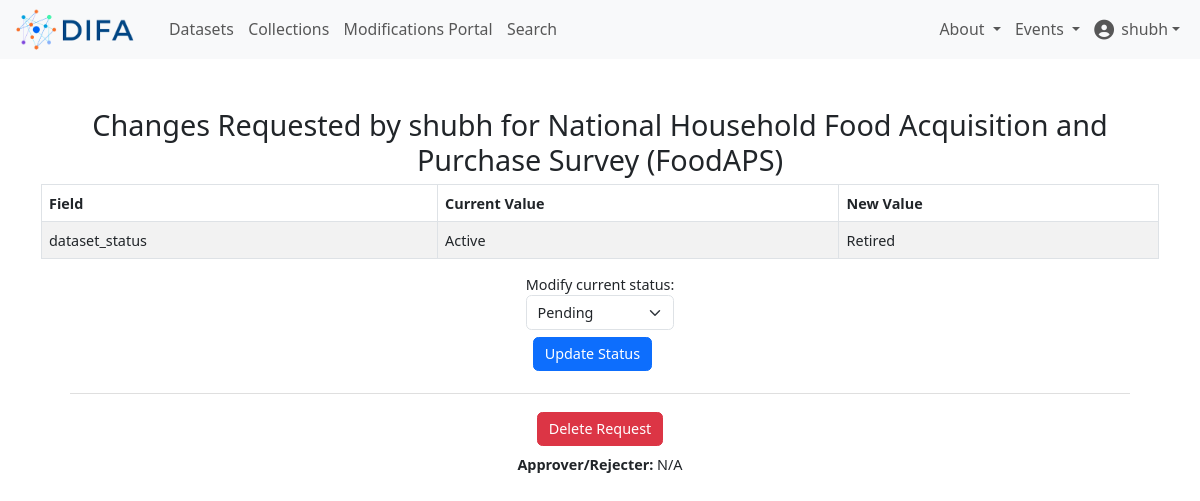
The app's page /modification_requests/view_changes/8/ (signed in), older data.
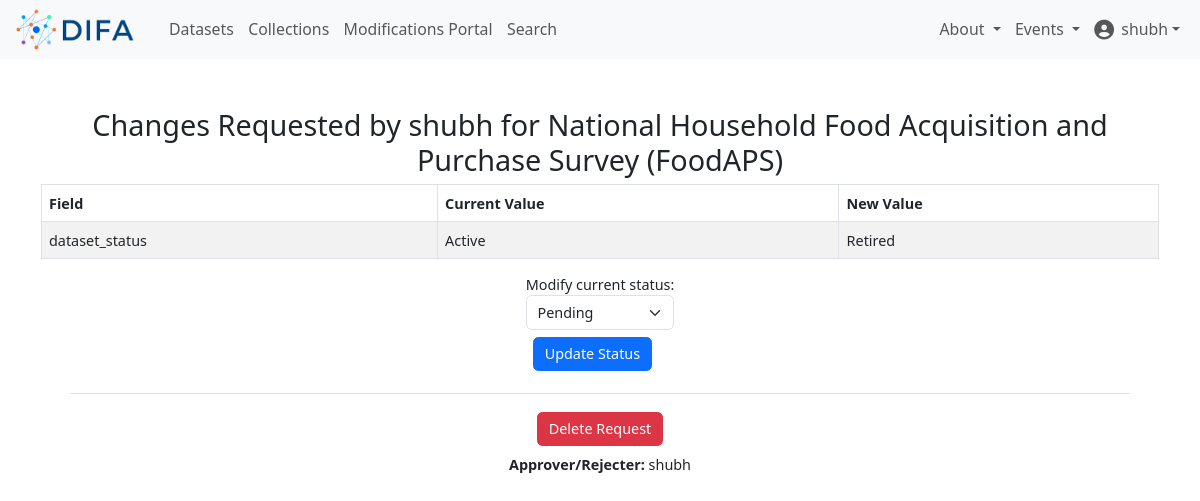
The same page, newer data.
### datasets/models.py (models this page shows, shortened)
class ModificationRequest(models.Model):
    PENDING = 'pending'
    APPROVED = 'approved'
    REJECTED = 'rejected'
    STATUS_CHOICES = [
        (PENDING, 'Pending'),
        (APPROVED, 'Approved'),
        (REJECTED, 'Rejected'),
    ]
    dataset = models.ForeignKey(Dataset, on_delete=models.CASCADE, related_name='modification_requests')
    user = models.ForeignKey(get_user_model(),null=True, on_delete=models.SET_NULL, related_name='modification_requests')
    changes = models.TextField(blank=True)  # You can use a JSONField if you want to store changes as JSON
    status = models.CharField(max_length=255, choices=STATUS_CHOICES, default=PENDING)
    approver = models.ForeignKey(get_user_model(), null=True, blank=True, on_delete=models.SET_NULL, related_name='approver_mod_requests')

class User(AbstractUser):
    pass

class Dataset(models.Model):
    dataset_name = models.CharField(max_length=255)
    about_info = models.TextField(blank=True)
    last_updated = models.CharField(max_length=255, blank=True)
    dataset_file_format = models.CharField(max_length=255, blank=True)
    dataset_status = models.CharField(max_length=255, blank=True)
    sponsor_name = models.CharField(max_length=255, blank=True)
    access_type = models.CharField(max_length=255, blank=True)
    dataset_link = models.CharField(max_length=255, blank=True)
    dataset_website_link = models.CharField(max_length=255, blank=True)
    dataset_citation = models.TextField(blank=True)
    dataset_collection_method = models.TextField(blank=True)
    last_scraped = models.CharField(max_length=255, blank=True)
    other_info = models.TextField(blank=True)

### datasets/views.py (the view)
# urls.py: path('modification_requests/view_changes/<int:mod_request_id>/', views.view_changes, name='view_changes'),
@login_required
def view_changes(request, mod_request_id):
    mod_request = get_object_or_404(ModificationRequest, id=mod_request_id)
    dataset = mod_request.dataset
    try:
        changes = json.loads(mod_request.changes)
    except JSONDecodeError:
        changes = {}
        messages.warning(request, 'Invalid JSON data in changes field.')
    for field, new_value in changes.items():
        current_value = getattr(dataset, field, '')
        changes[field] = {'new_value': new_value, 'current_value': current_value}
    return render(request, 'datasets/view_changes.html', {'mod_request': mod_request, 'changes': changes})

### datasets/context_processors.py (called while the page is built)
def persons(request):
    persons_list = Person.objects.filter(show=True)
    return {'persons': persons_list}

### datasets/templates/datasets/view_changes.html (shortened to what this page needs)
{% extends "datasets/base.html" %} {% load custom_tags %}
{% block content %}
<div class="container mt-5">
  <div class="row justify-content-center">
    <div class="col-md-auto">
      <h2 class="text-center">
        Changes Requested by {{ mod_request.user.username }} for {{ mod_request.dataset.dataset_name }}
      </h2>
      <table class="table table-striped table-bordered">
        <thead>
          <tr>
            <th>Field</th>
            <th>Current Value</th>
            <th>New Value</th>
          </tr>
        </thead>
        <tbody>
          {% for field, values in changes.items %}
          <tr>
            <td>{{ field }}</td>
            <td>{{ values.current_value }}</td>
            <td>{{ values.new_value }}</td>
          </tr>
          {% endfor %}
        </tbody>
      </table>
        <div class="m-2 d-flex flex-column align-items-center">
          <form method="post" action="{% url 'modify_modification_request' mod_request_id=mod_request.id %}">
            <label for="status">Modify current status:</label>
            <select name="status" id="status" class="form-select">
              <option value="pending">Pending</option>
            </select>
            <button type="submit" class="btn btn-primary m-2">Update Status</button>
          </form>
          <hr style="border: 1px; display:block; height: 1px; clear:both; width: 96%; background-color: gray;">
          <form method="post" action="{% url 'delete_modification_request' mod_request_id=mod_request.id %}" onsubmit="return confirm('Are you sure you want to delete this request?');">
            <button type="submit" class="btn btn-danger mt-1">Delete Request</button>
          </form>
        </div>
        <p class="text-center">
          <strong>Approver/Rejecter:</strong>
          {% if mod_request.approver %}
            {{ mod_request.approver.username }}
          {% else %}
            N/A
          {% endif %}
        </p>
      </div>
    </div>
  </div>
</div>
{% endblock %}

Row changes from the older to the newer data that the page shows:
changed ModificationRequest "shubh": approver.username (not shown) → "shubh"; approver_id empty → 2 (drawn)
Text that changed along with them:
text no longer shown: "N/A"
